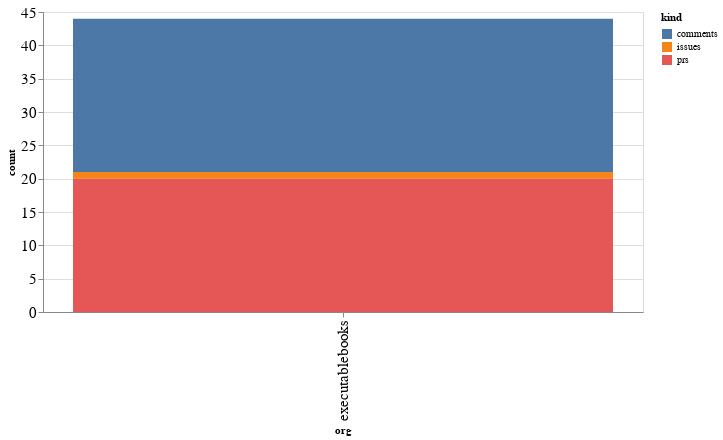

Source (notebook cell):
### Code cell
alt.Chart(org_summaries, width=600).mark_bar().encode(
    x='org',
    y='count',
    color='kind',
    tooltip="org"
)

### Figure 1 — Vega-Lite specification as saved in the notebook (floating-point values rounded to 4 significant figures)
{"config": {"axisLeft": {"labelFontSize": 15}, "axisBottom": {"labelFontSize": 15}}, "data": {"name": "data-6dc63caeba6a2e18efba58e782e52b9b"}, "mark": "bar", "encoding": {"color": {"type": "nominal", "field": "kind"}, "tooltip": {"type": "nominal", "field": "org"}, "x": {"type": "nominal", "field": "org"}, "y": {"type": "quantitative", "field": "count"}}, "width": 600, "$schema": "https://vega.github.io/schema/vega-lite/v4.8.1.json", "datasets": {"data-6dc63caeba6a2e18efba58e782e52b9b": [{"org": "executablebooks", "kind": "comments", "count": 23}, {"org": "executablebooks", "kind": "issues", "count": 1}, {"org": "executablebooks", "kind": "prs", "count": 20}]}}
